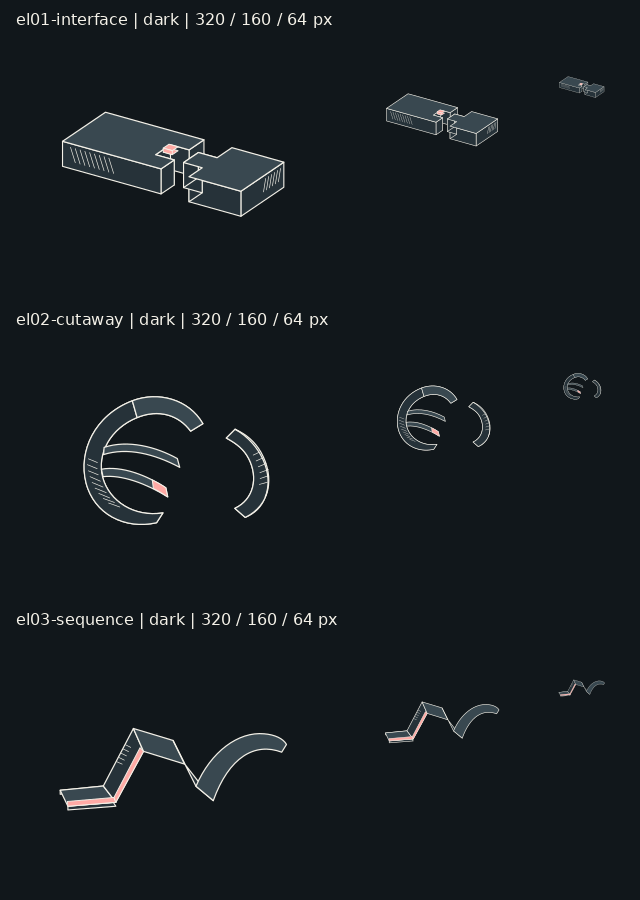
#> input picture docs/design/editorial-illustration-language/vector-source/review/actual-size-dark.png, 640 x 900 px, given in place of light-320.png, which was not available
$ python -i review_companions.py   (imports and definitions only)
#> lines starting #> are read from the running program, lines starting #| are printed output that depends on the picture
#!/usr/bin/env python3
"""Render the actual SVGs and record reproducible technical checks.

Needs Pillow plus an existing project with Sharp and the artistic-vector skill.
No installation, browser, network, repository or publication actions occur.
Visual acceptance is recorded separately in REVIEW.md, never auto-certified.
"""
from __future__ import annotations

import argparse
import hashlib
import json
from pathlib import Path
import subprocess
import sys
import xml.etree.ElementTree as ET

from PIL import Image, ImageChops, ImageDraw, ImageFont

HERE = Path(__file__).resolve().parent
ROOT = HERE.parents[3]
SVG_DIR = ROOT / "public/artwork/editorial-illustration-v1/companions"
REVIEW = HERE / "review"
IDS = ["el01-interface", "el02-cutaway", "el03-sequence"]
PALETTES = ["light", "dark", "mono"]
PROBES = {
    "el01-interface": [(760,345), (620,470), (640,510)],
    "el02-cutaway": [(600,350), (500,410), (750,410)],
    "el03-sequence": [(500,500), (880,460)],
}


def hashes():
    return {p.name:hashlib.sha256(p.read_bytes()).hexdigest() for p in sorted(SVG_DIR.glob("*.svg"))}


# [6 lines left out: function geometry, not called in this run]


def sheets(font_path):
#> called with font_path = 'review/actual-size-dark.png'
    font=ImageFont.truetype(str(font_path),16)
    small_font=ImageFont.truetype(str(font_path),15)
    centers=[(610,355),(555,490),(710,495)]
    for palette in PALETTES:
        bg="#11171b" if palette=="dark" else "#f4f1e8"
        fg="#f4f1e8" if palette=="dark" else "#28343b"
        matte="dark" if palette=="dark" else "light"
        board=Image.new("RGB",(640,900),bg)
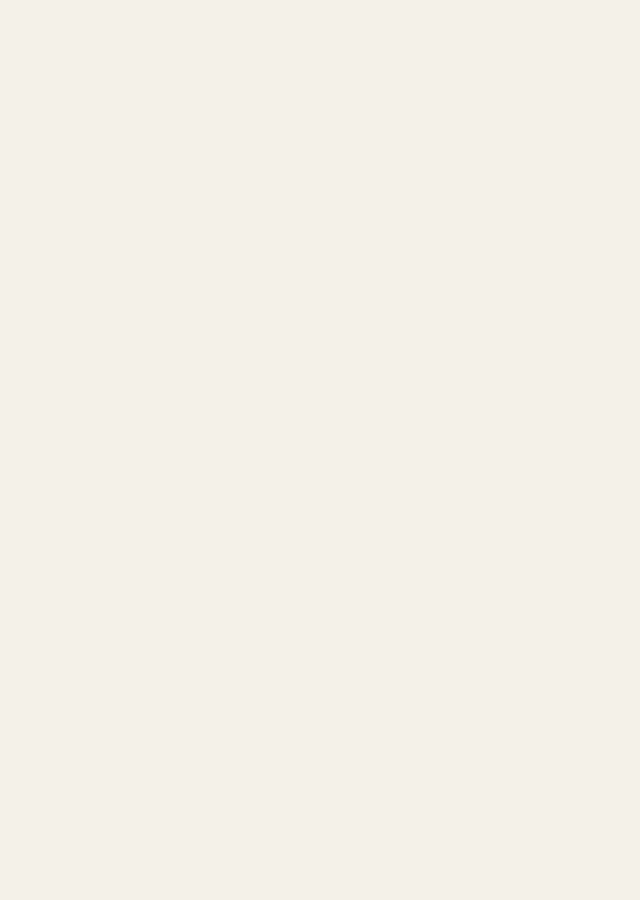
#> board: PIL image 640x900 RGB; mean R, G, B 244, 241, 232
        detail=Image.new("RGB",(640,990),bg)
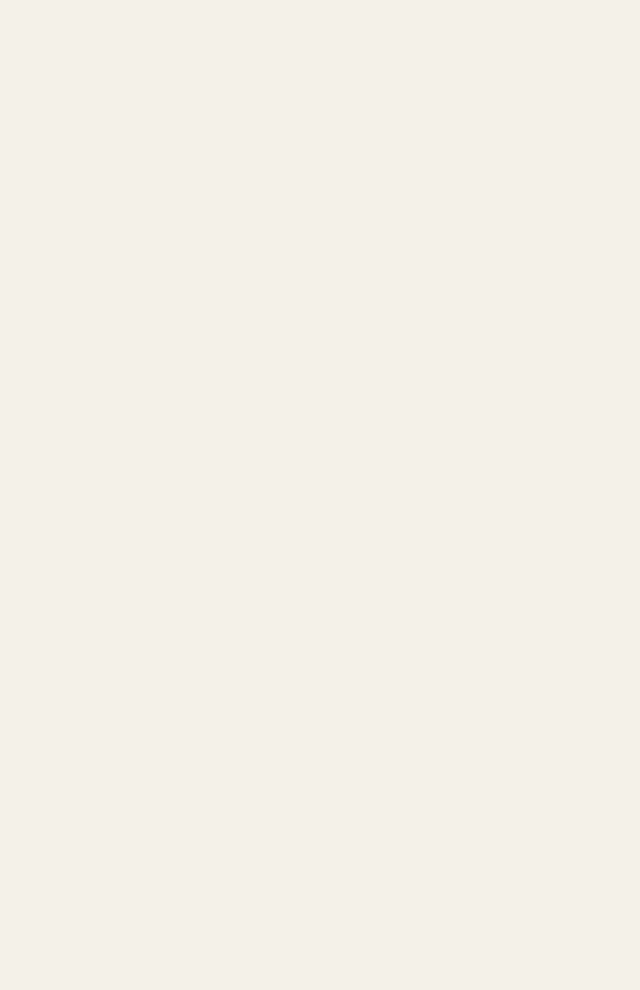
#> detail: PIL image 640x990 RGB; mean R, G, B 244, 241, 232
        d=ImageDraw.Draw(board)
        dd=ImageDraw.Draw(detail)
        for i,(id_,(x,y)) in enumerate(zip(IDS,centers)):
            folder=REVIEW/f"{id_}-r1-{palette}"
            d.text((16,i*300+10),f"{id_} | {palette} | 320 / 160 / 64 px",font=font,fill=fg)
            for size,left,top in [(320,12,i*300+55),(160,362,i*300+65),(64,550,i*300+65)]:
                board.paste(Image.open(folder/f"{matte}-{size}.png").convert("RGB"),(left,top))
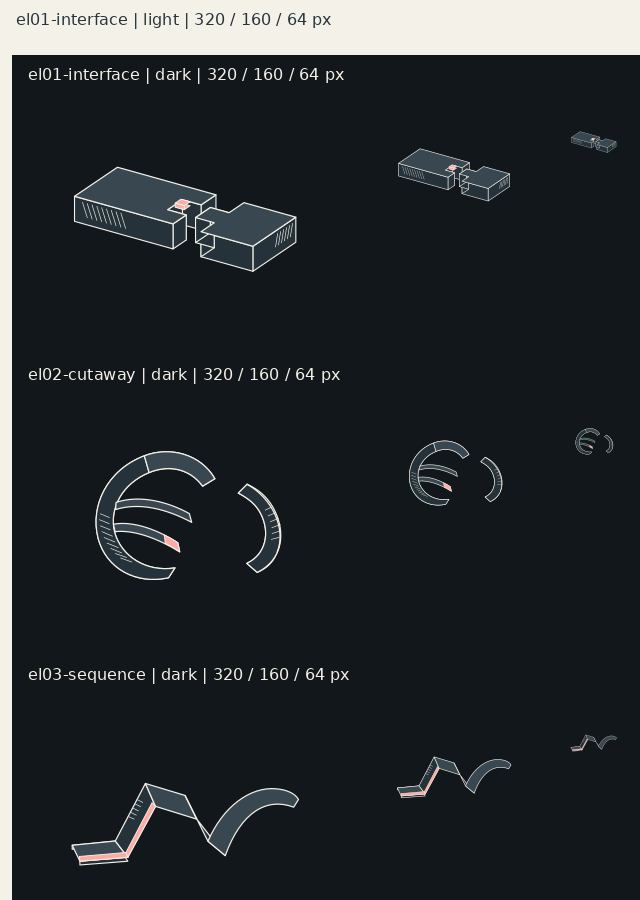
#> board: PIL image 640x900 RGB; mean R, G, B 39.4, 44.9, 47.8
#> (the run stopped early here; a loop or call above may not have finished)
